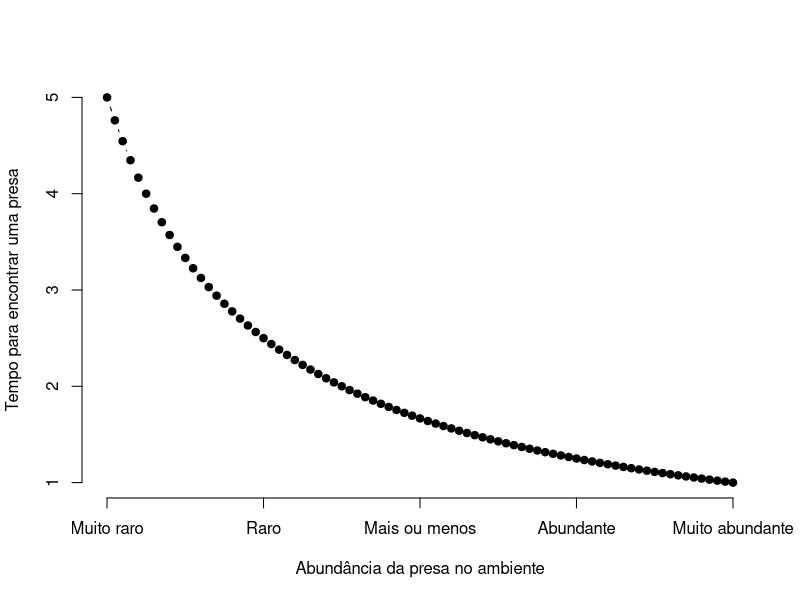
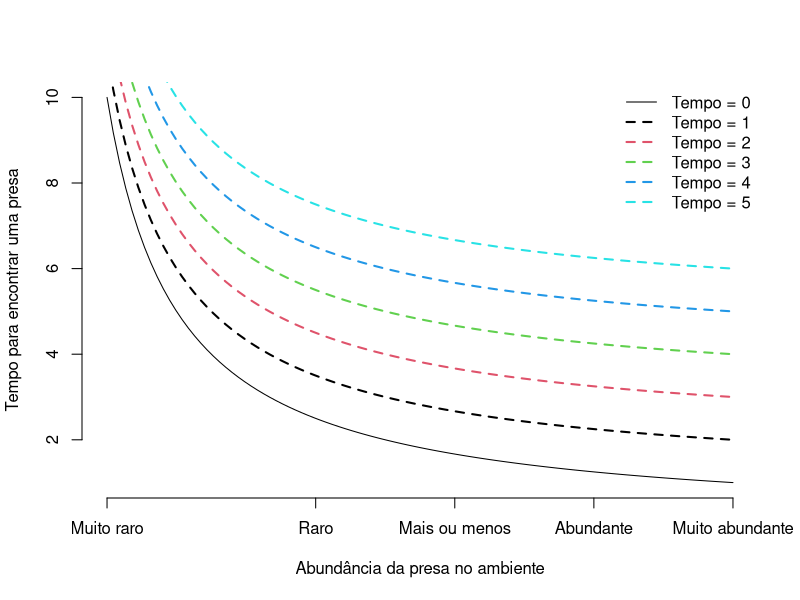
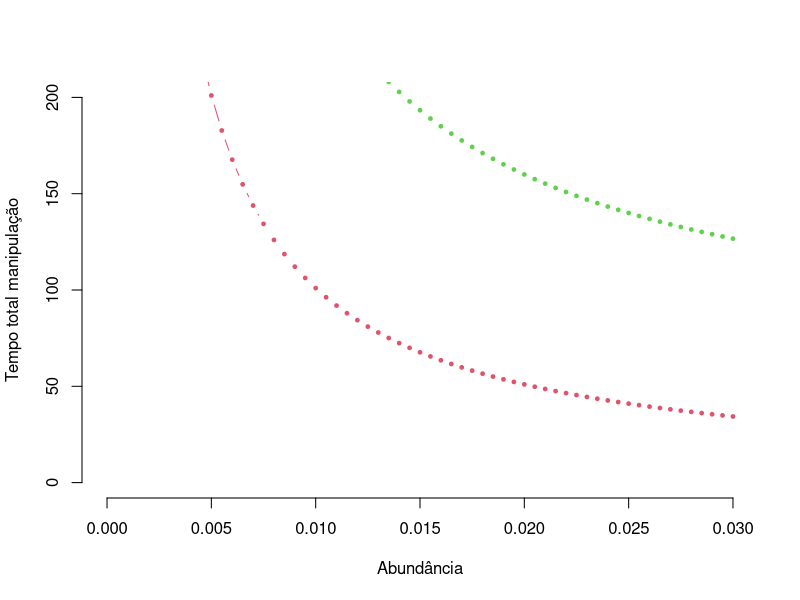

The R source for these figures, in order: (Note: this script raises an error after producing the figures.)
#Tempo para encontrar uma presa.
tep<-function(ap) {
    return (1/ap)
}

sequencia<-seq(0.2,1,0.01)

jpeg("01.jpg")
plot(sequencia,tep(sequencia),pch=19,type="b",frame=F,xaxt="n",
     ylab="Tempo para encontrar uma presa",xlab="Abundância da presa no ambiente")
axis(1,at=c(0.2,0.4,0.6,0.8,1),labels=F)
mtext("Muito raro", side = 1, line = 1, at = 0.2)
mtext("Raro", side = 1, line = 1, at = 0.4)
mtext("Mais ou menos", side = 1, line = 1, at = 0.6)
mtext("Abundante", side = 1, line = 1, at = 0.8)
mtext("Muito abundante", side = 1, line = 1, at = 1)
dev.off()

tepm<-function(ap,tm) {
    return ((1/ap)+tm)
}

jpeg("02.jpg")
curve(tep(x),0.1,1,frame=F,ylab="Tempo para encontrar uma presa",xlab="Abundância da presa no ambiente",xaxt="n")
axis(1,at=c(0.1,0.4,0.6,0.8,1),labels=F)
mtext("Muito raro", side = 1, line = 1, at = 0.1)
mtext("Raro", side = 1, line = 1, at = 0.4)
mtext("Mais ou menos", side = 1, line = 1, at = 0.6)
mtext("Abundante", side = 1, line = 1, at = 0.8)
mtext("Muito abundante", side = 1, line = 1, at = 1)
tm<-seq(1,5,1)
for(i in tm){
    curve(tepm(x,i),col=i,add=T,lwd=2,lty=2)
}
legend("topright",col=c(1,tm),lwd=c(1,rep(2,5)),lty=c(1,rep(2,5)),legend=paste("Tempo =",c(0,tm)),bty="n")
dev.off()


#
tiw<-function(aw,hw) {
    return(1/aw + hw)
    }

#Larva
hw<-1
aw<-seq(0.000,0.03,0.0005)

#Besouro
ab<-0.5*aw
hb<-60

jpeg("03.jpg")
plot(aw,tiw(aw,hw),pch=19,cex=0.5,type="b",col=2,frame=F,xlab="Abundância",ylab="Tempo total manipulação",
     ylim=c(0,200),xlim=c(0,0.03))
points(aw,tiw(ab,hb),pch=19,cex=0.5,type="b",col=3)
points(aw,tiwb(aw,ab,hw,hb),type="l",col=1,lwd=1,lty=3)

legend("topright",col=c(2,3,1),cex=1,pch=19,lty=c(1,1,3),bty="n",legend=c("Larva","Besouro","Ambos"))
dev.off()


tiwb<- function(aw,ab,hw,hb) {
    return(1/(aw+ab)+hw*aw/(aw+ab)+hb*ab/(aw+ab))
}

jpeg("04.jpg")
#
plot(aw,tiwb(aw,ab,hw,hb),type="l",col=1,lwd=2,lty=2,frame=F,xlab="Abundância",ylab="Tempo total manipulação",
     ylim=c(0,200),xlim=c(0,0.03),main="Tempo de manipulação:\n Larvas = 1\n Besouros=60")

#
ab<-aw;
points(aw,tiwb(aw,ab,hw,hb),type="l",col=2,lwd=2,lty=2)

#
ab<-2*aw;
points(aw,tiwb(aw,ab,hw,hb),type="l",col=3,lwd=2,lty=2)

#
ab<-4*aw;
points(aw,tiwb(aw,ab,hw,hb),type="l",col=4,lwd=2,lty=2)

#
points(aw,tiw(aw,hw),type="l",col=1,lwd=1,lty=3)

legend("topright",col=c(1,2,3,4,1),lwd=c(2,2,2,2,1),lty=c(2,2,2,2,3),bty="n",title="Relações de abundância",
       legend=c("larvas=0.5*besouros","larvas=besouros","larvas=2*besouros","larvas=4*besouros","Somente larvas"))

dev.off()
